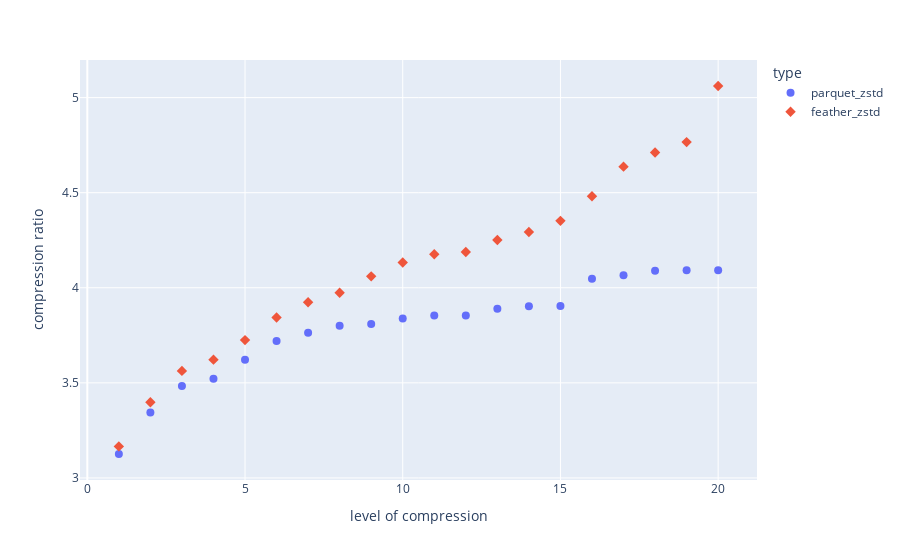

The code cell stored with this chart in its notebook:
### Code cell
fig = px.scatter(feather_df, x="compression_level", y="comp_ratio", color='type',
                 hover_data=['save_time', "read_time"],
                 symbol="type",
                 labels={"comp_ratio": "compression ratio",
                         "compression_level": "level of compression"})
fig.update_traces(marker_size=8)
fig.show()
fig.write_image("./plots_category/pandas_ff_scatter_comp_ratio_feather.svg")

### Figure 1 — Plotly figure (JSON) as saved in the notebook; plotly's stock layout.template omitted (floating-point values rounded to 4 significant figures)
{"data": [{"customdata": [[2.09, 0.98], [2.4, 1.04], [2.79, 1.04], [2.8, 1.05], [4.34, 1.07], [5.93, 1.04], [6.79, 1.05], [8.64, 1], [8.49, 0.99], [10.92, 0.98], [13.72, 0.99], [13.79, 0.98], [33.28, 0.99], [38.1, 0.97], [39.68, 0.99], [56.57, 1.12], [67.74, 1.06], [82.09, 1.08], [90.72, 1.03], [88.99, 1.03]], "hovertemplate": "type=parquet_zstd<br>level of compression=%{x}<br>compression ratio=%{y}<br>save_time=%{customdata[0]}<br>read_time=%{customdata[1]}<extra></extra>", "legendgroup": "parquet_zstd", "marker": {"color": "#636efa", "size": 8, "symbol": "circle"}, "mode": "markers", "name": "parquet_zstd", "orientation": "v", "showlegend": true, "type": "scatter", "x": [1, 2, 3, 4, 5, 6, 7, 8, 9, 10, 11, 12, 13, 14, 15, 16, 17, 18, 19, 20], "xaxis": "x", "y": [3.126, 3.344, 3.483, 3.522, 3.622, 3.72, 3.763, 3.801, 3.809, 3.838, 3.854, 3.854, 3.89, 3.903, 3.904, 4.048, 4.066, 4.089, 4.092, 4.092], "yaxis": "y"}, {"customdata": [[1.43, 0.75], [2, 0.84], [2.15, 0.84], [2.25, 0.85], [3.75, 0.86], [5.37, 0.83], [6.3, 0.82], [8.09, 0.8], [8.1, 0.8], [11.01, 0.78], [15.33, 0.77], [16.84, 0.76], [43.72, 0.76], [55.47, 0.76], [91.52, 0.75], [80.24, 0.77], [125.5, 0.77], [145.4, 0.75], [181.6, 0.77], [227.2, 0.76]], "hovertemplate": "type=feather_zstd<br>level of compression=%{x}<br>compression ratio=%{y}<br>save_time=%{customdata[0]}<br>read_time=%{customdata[1]}<extra></extra>", "legendgroup": "feather_zstd", "marker": {"color": "#EF553B", "size": 8, "symbol": "diamond"}, "mode": "markers", "name": "feather_zstd", "orientation": "v", "showlegend": true, "type": "scatter", "x": [1, 2, 3, 4, 5, 6, 7, 8, 9, 10, 11, 12, 13, 14, 15, 16, 17, 18, 19, 20], "xaxis": "x", "y": [3.166, 3.398, 3.563, 3.622, 3.725, 3.844, 3.924, 3.974, 4.06, 4.133, 4.176, 4.188, 4.251, 4.293, 4.352, 4.481, 4.637, 4.711, 4.766, 5.061], "yaxis": "y"}], "layout": {"legend": {"title": {"text": "type"}, "tracegroupgap": 0}, "margin": {"t": 60}, "xaxis": {"anchor": "y", "domain": [0, 1], "title": {"text": "level of compression"}}, "yaxis": {"anchor": "x", "domain": [0, 1], "title": {"text": "compression ratio"}}}}
